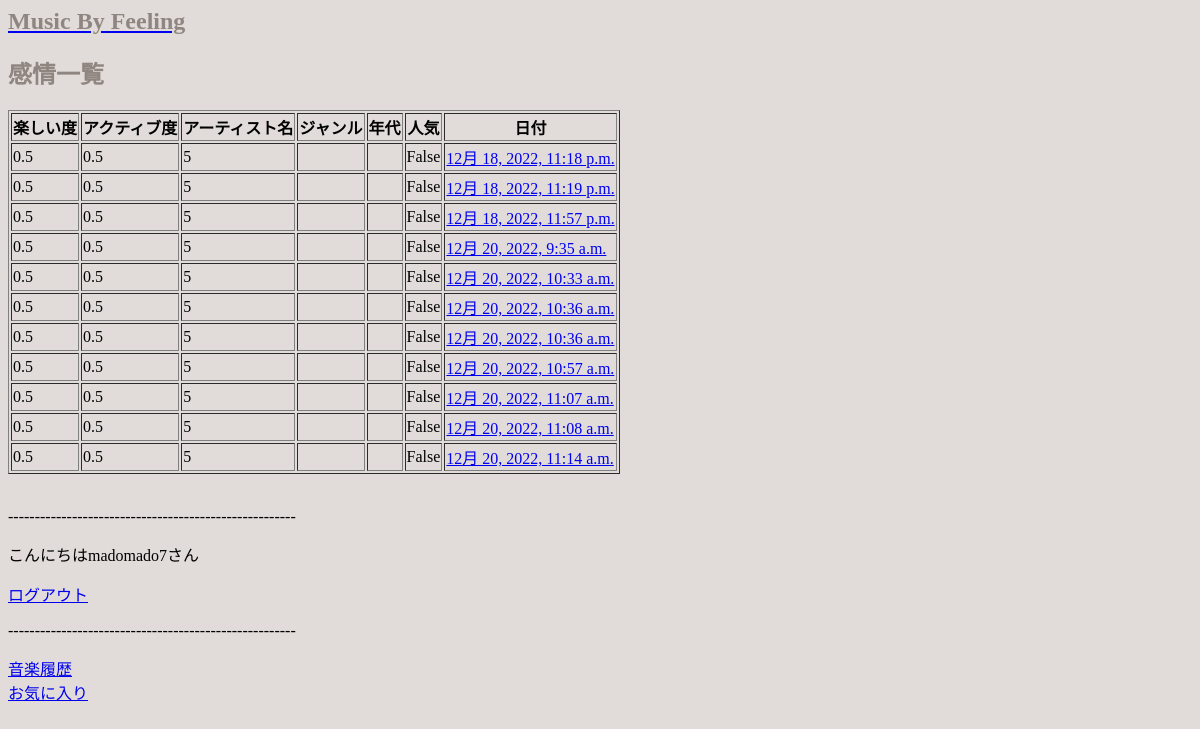
/music_list/ (signed in), run on an earlier commit of the app's database.
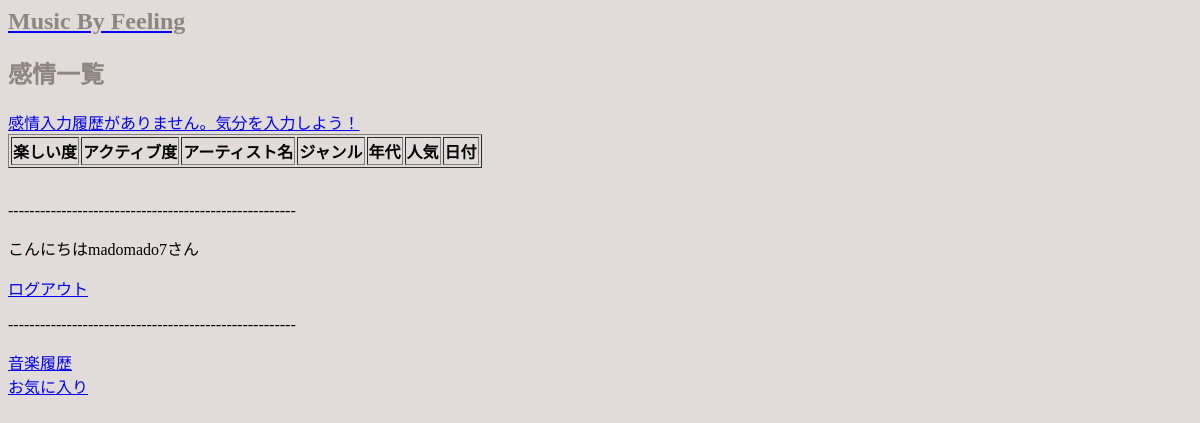
And on a later commit of the database.
### music_by_feeling/models.py (models this page shows, shortened)
class Music(models.Model):
    user = models.ForeignKey(to=User, on_delete=models.CASCADE, null=True)
    feeling_1 = models.CharField(max_length=10, default='5')
    feeling_2 = models.CharField(max_length=10, default='5')
    artist = models.CharField(max_length=20,default='5',blank=True, null=True)
    genre = models.CharField(
         max_length=10,
         default='',
         blank=True,
         null=True
         )
    era = models.CharField(
         '年代',
         max_length=5,
         default='',
         blank=True,
         null=True
         )
    date = models.DateTimeField('日付', null=True)
    famous = models.BooleanField(default=False, blank=True, null=True)
    """time = models.DateTimeField(default=timezone.now)"""

### music_by_feeling/views.py (the view)
# urls.py: path('music_list/',views.MusicList.as_view(), name='music_list'),
class MusicList(ListView):
    context_object_name="music_list"
    template_name="music_list.html"
    model=Music
    def get_queryset(self):
        return Music.objects.filter(user=self.request.user.id)

### music_by_feeling/category_list.py (called while the page is built)
def common(request):
    context = {
            'category_list': Category.objects.all(),
    }
    return context

### music_by_feeling/templates/music_by_feeling/music_list.html
{% extends 'music_by_feeling/base.html' %}
{% block content %}
<h2>感情一覧</h2>
        <div class="music">
                <table border="1">
                    <tr>
                        <th>楽しい度</th>
                        <th>アクティブ度</th>
                        <th>アーティスト名</th>
                        <th>ジャンル</th>
                        <th>年代</th>
                        <th>人気</th>
                        <th>日付</th>
                    </tr>
                    {% for music in music_list %}
                    <tr>
                        <td>{{ music.feeling_1 }}</td>
                        <td>{{ music.feeling_2 }}</td>
                        <td>{{ music.artist }}</td>
                        <td>{{ music.genre }}</td>
                        <td>{{ music.era }}</td>
                        <td>{{ music.famous }}</td>
                        <td><a href="{% url 'music_by_feeling:page3' %}">{{ music.date }}</a></td>
                    </tr>
                    {% empty %}
                        <a href="{% url 'music_by_feeling:page3' %}">感情入力履歴がありません。気分を入力しよう！</a>
                    {% endfor %}
                </table>
        </div>
{% endblock %}

What changed in the data, as far as the page shows it:
no longer on this page (row edited): Music: feeling_1 "0.5", feeling_2 "0.5", artist "5", famous "False", date "12月 18, 2022, 11:18 p.m."
no longer on this page (row edited): Music: feeling_1 "0.5", feeling_2 "0.5", artist "5", famous "False", date "12月 18, 2022, 11:19 p.m."
no longer on this page (row edited): Music: feeling_1 "0.5", feeling_2 "0.5", artist "5", famous "False", date "12月 18, 2022, 11:57 p.m."
no longer on this page (row edited): Music: feeling_1 "0.5", feeling_2 "0.5", artist "5", famous "False", date "12月 20, 2022, 9:35 a.m."
no longer on this page (row edited): Music: feeling_1 "0.5", feeling_2 "0.5", artist "5", famous "False", date "12月 20, 2022, 10:33 a.m."
no longer on this page (row edited): Music: feeling_1 "0.5", feeling_2 "0.5", artist "5", famous "False", date "12月 20, 2022, 10:36 a.m."
no longer on this page (row edited): Music: feeling_1 "0.5", feeling_2 "0.5", artist "5", famous "False", date "12月 20, 2022, 10:36 a.m."
no longer on this page (row edited): Music: feeling_1 "0.5", feeling_2 "0.5", artist "5", famous "False", date "12月 20, 2022, 10:57 a.m."
no longer on this page (row edited): Music: feeling_1 "0.5", feeling_2 "0.5", artist "5", famous "False", date "12月 20, 2022, 11:07 a.m."
no longer on this page (row edited): Music: feeling_1 "0.5", feeling_2 "0.5", artist "5", famous "False", date "12月 20, 2022, 11:08 a.m."
no longer on this page (row edited): Music: feeling_1 "0.5", feeling_2 "0.5", artist "5", famous "False", date "12月 20, 2022, 11:14 a.m."
Also different on the page:
text now shown: "感情入力履歴がありません。気分を入力しよう！"
